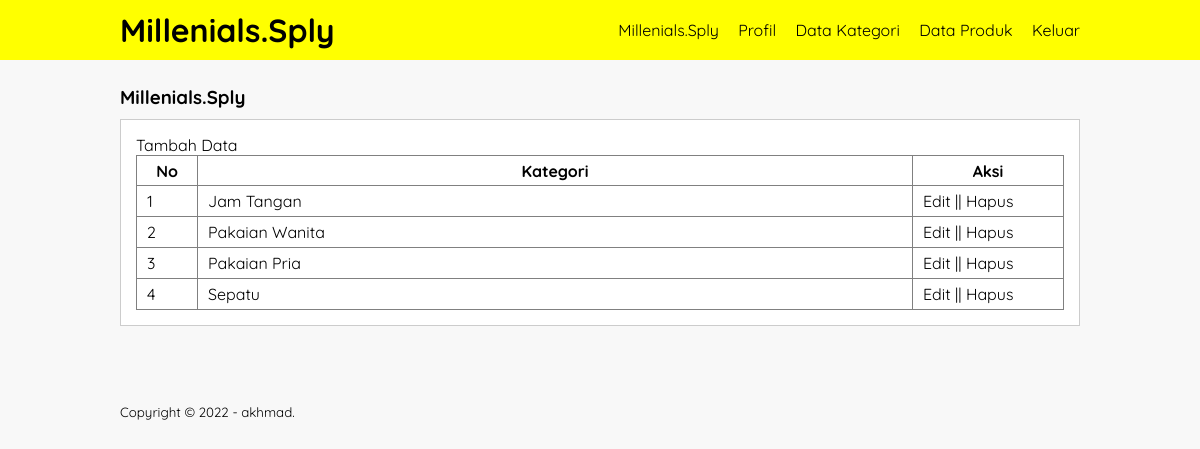
/data-kategori.php (signed in), run on the app's committed database.
### tables this page shows
CREATE TABLE `tb_category` (
  `category_id` int(11) NOT NULL,
  `category_name` varchar(25) NOT NULL
);

### data-kategori.php (the view, shortened to what this page needs)
<?php
	include 'db.php';
?>
<!DOCTYPE html>
<html>
<head>
	<link rel="stylesheet" type="text/css" href="css/style.css">
</head>
<body>
	<header>
		<div class="container">
			<h1><a href="dashboard.php">Millenials.Sply</a></h1>
			<ul>
				<li><a href="dashboard.php">Millenials.Sply</a></li>
				<li><a href="profil.php">Profil</a></li>
				<li><a href="data-kategori.php">Data Kategori</a></li>
				<li><a href="data-produk.php">Data Produk</a></li>
				<li><a href="keluar.php">Keluar</a></li>
			</ul>
		</div>
	</header>
	<div class="section">
		<div class="container">
			<h3>Millenials.Sply</h3>
			<div class="box">
				<p><a href="tambah-kategori.php">Tambah Data</a></p>
				<table border="1" cellspacing="0" class="table">
					<thead>
						<tr>
							<th width="60px">No</th>
							<th>Kategori</th>
							<th width="150px">Aksi</th>
						</tr>
					</thead>
					<tbody>
						<?php
							$no = 1;
							$kategori = mysqli_query($conn, "SELECT * FROM tb_category ORDER BY category_id DESC");
							if(mysqli_num_rows($kategori) > 0){
							while($row = mysqli_fetch_array($kategori)){
						?>
						<tr>
							<td><?php echo $no++ ?></td>
							<td><?php echo $row['category_name'] ?></td>
							<td>
								<a href="edit-kategori.php?id=<?php echo $row['category_id'] ?>">Edit</a> || <a href="proses-hapus.php?idk=<?php echo $row['category_id'] ?>" onclick="return confirm('Yakin ingin hapus ?')">Hapus</a>
							</td>
						</tr>
						<?php }}else{ ?>
							<tr>
								<td colspan="3">Tidak ada data</td>
							</tr>
						<?php } ?>
					</tbody>
				</table>
			</div>
		</div>
	</div>
	<footer>
		<div class="container">
			<small>Copyright &copy; 2022 - akhmad.</small>
		</div>
	</footer>
</body>
</html>

### css/style.css (style rules this page uses)
* { padding:0; margin:0; font-family: 'Quicksand', sans-serif; }
body { background-color: #f8f8f8; }
a { color: inherit; text-decoration: none; }
header { background-color: yellow; color: #000000; }
header h1 { float: left; padding:10px 0; }
header ul { float: right; }
header ul li { display: inline-block; }
header ul li a { padding:20px 0 20px 15px; display: inline-block; }
footer { padding:25px 0; }
.container { width: 80%; margin:0 auto; }
.container:after { content: ''; display: block; clear: both; }
.section { padding:25px 0; }
.box { background-color: #fff; border:1px solid #ccc; padding:15px; box-sizing: border-box; margin:10px 0 25px 0; }
.box:after { content: ''; display: block; clear: both; }
.table { width: 100%; border-collapse: collapse; }
.table tr { height: 30px; }
.table tr td { padding:5px 10px; }

### data on the page
tb_category: category_name "Jam Tangan"
tb_category: category_name "Pakaian Wanita"
tb_category: category_name "Pakaian Pria"
tb_category: category_name "Sepatu"
